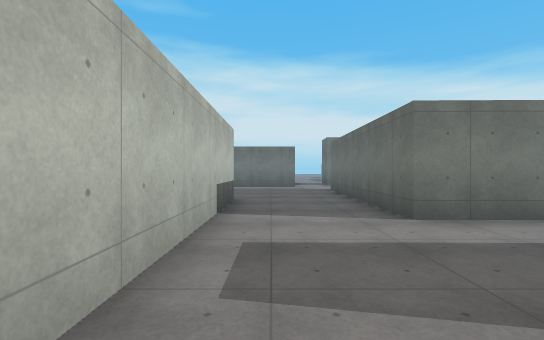
view 1 (above)

16 first-person views from a walk through a 3-D level made in the Godot game engine. The camera is 1.4 m above the floor, looks level and sees 85° across. The floor is counted in squares, 2 m on a side. Each view is taken from the middle of a square. On the plan, view 1 faces up. The plan holds only what a view shows up to about 10 squares ahead; the rest is blank. The place goes on beyond the plan. Some surface patterns are stand-ins.

view 2
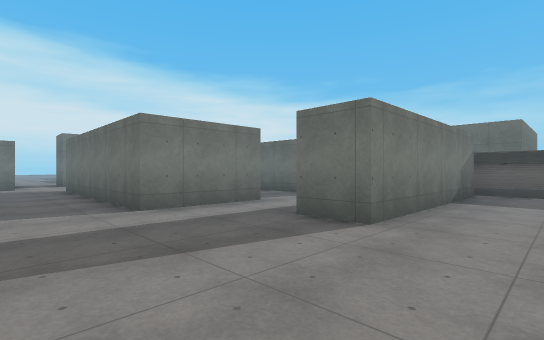

view 3
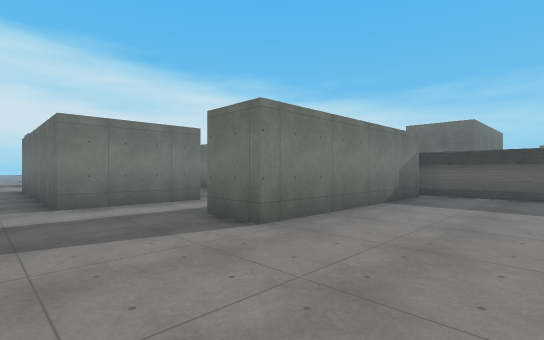

view 4
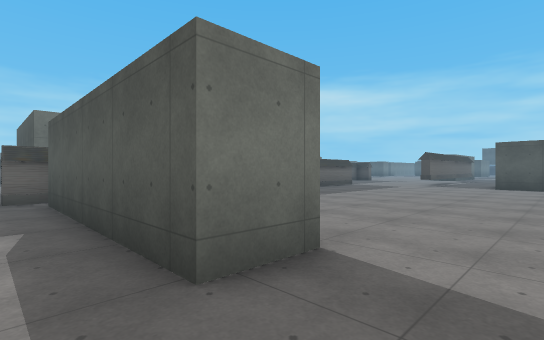

view 5
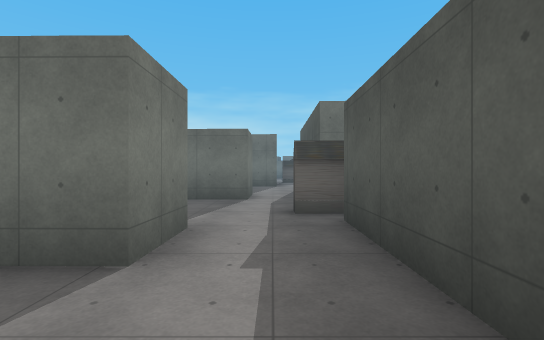

view 6
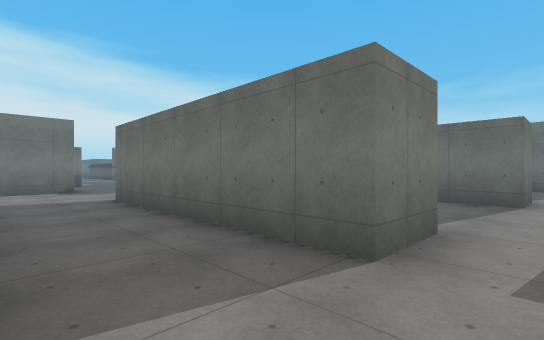

view 7
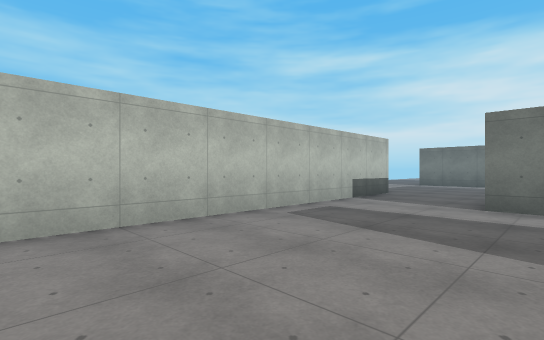

view 8
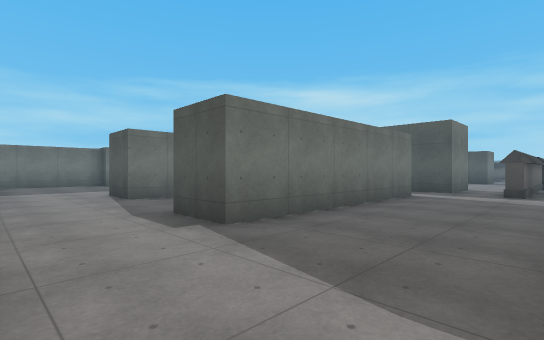

view 9
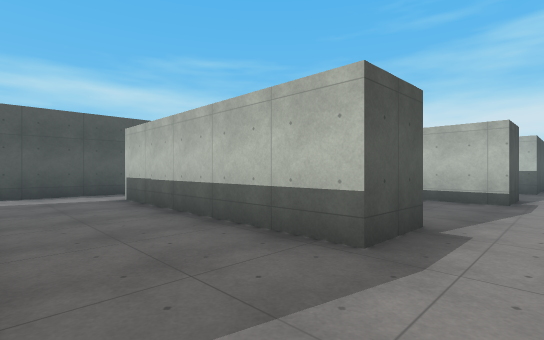

view 10
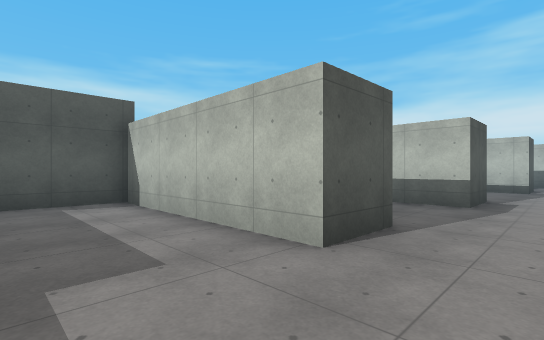

view 11
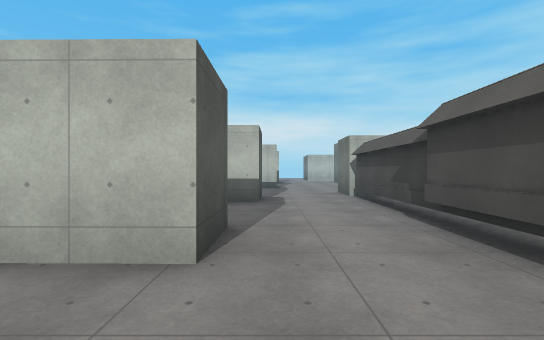

view 12
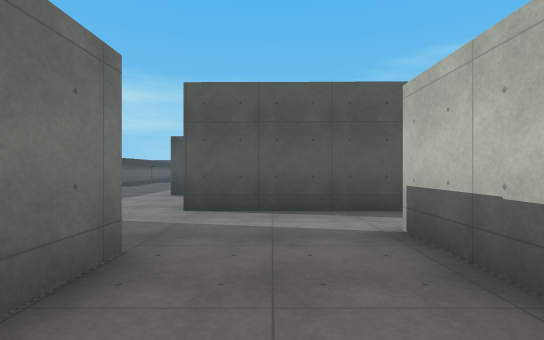

view 13
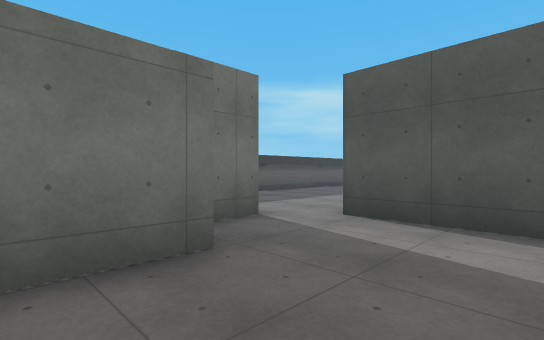

view 14
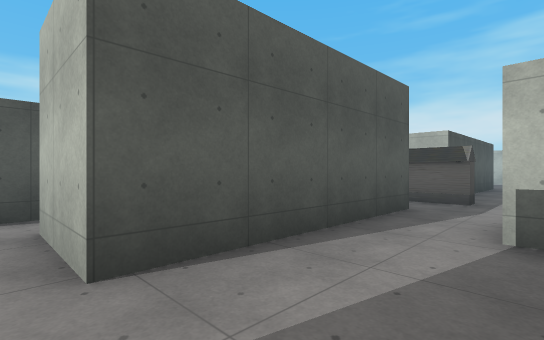

view 15
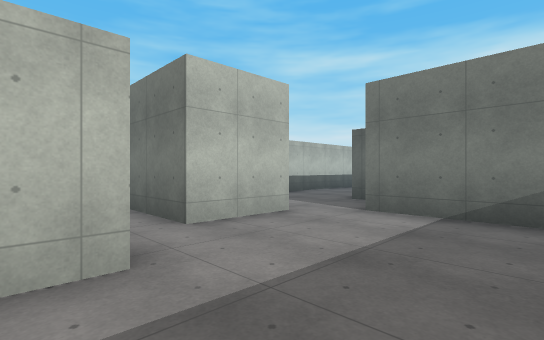

view 16
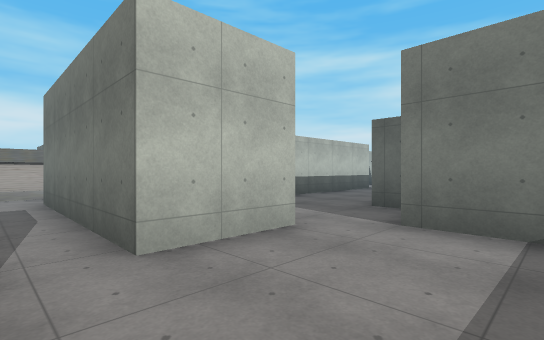

### Floor plan
Key: @ floor where view 1 was taken; # wall or solid block; . floor; B block; O other object.
Columns run from 1 left of view 1 to 20 right of it. Each row starts with its distance up from view 1.
 14       ###.
 13   O    ...
 12   .   .....  O######
 11   ..  ................
 10 ...OOOO..#............
  9 ...O  ...#...##...#...
  8 ...O  ...#...##...#...
  7 #..O  ...#...##...#...
  6 #..O  ..##...##...#...
  5 #..O  ..# ...##...##..
  4 #..OOO..##...##....BBB
  3 #..................BBB
  2 #....OOOOOO#.BBBBB....
  1 #....OOOOOO#.B   B....
  0 #@.........#.BBBBB....
 -1 #..........#..........
 -2 #..........#     ##...

Where each view was taken, in squares from view 1:
view 1: 0 up, 0 right, facing up
view 2: 1 down, 0 right, facing up-right
view 3: 2 down, 1 right, facing up-right
view 4: 3 up, 2 right, facing down-right
view 5: 3 up, 5 right, facing right
view 6: 3 up, 5 right, facing up-right
view 7: 2 down, 3 right, facing up-left
view 8: 12 up, 9 right, facing down-right
view 9: 11 up, 16 right, facing down-left
view 10: 11 up, 20 right, facing down-left
view 11: 10 up, 20 right, facing left
view 12: 7 up, 15 right, facing down
view 13: 6 up, 14 right, facing down-right
view 14: 4 up, 17 right, facing down-left
view 15: 2 down, 20 right, facing up-left
view 16: 1 down, 19 right, facing up-left
